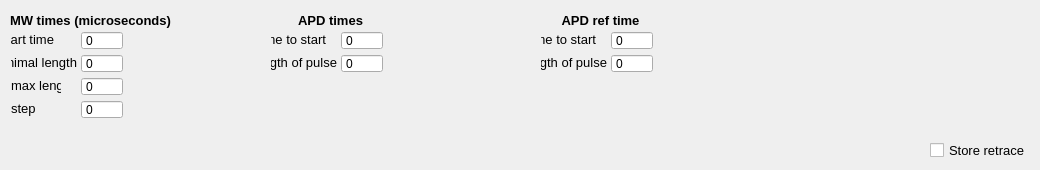
        <widget class="QWidget" name="tab_2">
         <attribute name="title">
          <string>ramsey</string>
         </attribute>
         <widget class="QSpinBox" name="apd_ref_length_ramsey">
          <property name="geometry">
           <rect>
            <x>611</x>
            <y>54</y>
            <width>42</width>
            <height>19</height>
           </rect>
          </property>
          <property name="buttonSymbols">
           <enum>QAbstractSpinBox::NoButtons</enum>
          </property>
          <property name="accelerated">
           <bool>true</bool>
          </property>
          <property name="keyboardTracking">
           <bool>false</bool>
          </property>
          <property name="maximum">
           <number>5000</number>
          </property>
         </widget>
         <widget class="QLabel" name="label_55">
          <property name="geometry">
           <rect>
            <x>541</x>
            <y>31</y>
            <width>55</width>
            <height>16</height>
           </rect>
          </property>
          <property name="font">
           <font>
            <pointsize>10</pointsize>
           </font>
          </property>
          <property name="text">
           <string>time to start</string>
          </property>
          <property name="alignment">
           <set>Qt::AlignRight|Qt::AlignTrailing|Qt::AlignVCenter</set>
          </property>
         </widget>
         <widget class="QLabel" name="label_59">
          <property name="geometry">
           <rect>
            <x>11</x>
            <y>100</y>
            <width>24</width>
            <height>16</height>
           </rect>
          </property>
          <property name="font">
           <font>
            <pointsize>10</pointsize>
           </font>
          </property>
          <property name="text">
           <string>steps</string>
          </property>
          <property name="alignment">
           <set>Qt::AlignLeading|Qt::AlignLeft|Qt::AlignVCenter</set>
          </property>
         </widget>
         <widget class="QSpinBox" name="apd_ref_start_ramsey">
          <property name="geometry">
           <rect>
            <x>611</x>
            <y>31</y>
            <width>42</width>
            <height>19</height>
           </rect>
          </property>
          <property name="buttonSymbols">
           <enum>QAbstractSpinBox::NoButtons</enum>
          </property>
          <property name="accelerated">
           <bool>true</bool>
          </property>
          <property name="keyboardTracking">
           <bool>false</bool>
          </property>
          <property name="maximum">
           <number>5000</number>
          </property>
         </widget>
         <widget class="QLabel" name="label_63">
          <property name="geometry">
           <rect>
            <x>541</x>
            <y>54</y>
            <width>66</width>
            <height>16</height>
           </rect>
          </property>
          <property name="font">
           <font>
            <pointsize>10</pointsize>
           </font>
          </property>
          <property name="text">
           <string>length of pulse</string>
          </property>
          <property name="alignment">
           <set>Qt::AlignRight|Qt::AlignTrailing|Qt::AlignVCenter</set>
          </property>
         </widget>
         <widget class="QLabel" name="label_64">
          <property name="geometry">
           <rect>
            <x>-30</x>
            <y>10</y>
            <width>241</width>
            <height>20</height>
           </rect>
          </property>
          <property name="font">
           <font>
            <pointsize>10</pointsize>
            <weight>75</weight>
            <bold>true</bold>
           </font>
          </property>
          <property name="text">
           <string>MW times (microseconds)</string>
          </property>
          <property name="alignment">
           <set>Qt::AlignCenter</set>
          </property>
         </widget>
         <widget class="QCheckBox" name="storeRetraceConf_7">
          <property name="geometry">
           <rect>
            <x>930</x>
            <y>140</y>
            <width>101</width>
            <height>21</height>
           </rect>
          </property>
          <property name="font">
           <font>
            <pointsize>10</pointsize>
           </font>
          </property>
          <property name="accessibleName">
           <string/>
          </property>
          <property name="inputMethodHints">
           <set>Qt::ImhNone</set>
          </property>
          <property name="text">
           <string>Store retrace</string>
          </property>
         </widget>
         <widget class="QLabel" name="label_65">
          <property name="geometry">
           <rect>
            <x>271</x>
            <y>31</y>
            <width>55</width>
            <height>16</height>
           </rect>
          </property>
          <property name="font">
           <font>
            <pointsize>10</pointsize>
           </font>
          </property>
          <property name="text">
           <string>time to start</string>
          </property>
          <property name="alignment">
           <set>Qt::AlignRight|Qt::AlignTrailing|Qt::AlignVCenter</set>
          </property>
         </widget>
         <widget class="QSpinBox" name="mw_min_len_ramsey">
          <property name="geometry">
           <rect>
            <x>81</x>
            <y>54</y>
            <width>42</width>
            <height>19</height>
           </rect>
          </property>
          <property name="buttonSymbols">
           <enum>QAbstractSpinBox::NoButtons</enum>
          </property>
          <property name="accelerated">
           <bool>true</bool>
          </property>
          <property name="keyboardTracking">
           <bool>false</bool>
          </property>
          <property name="maximum">
           <number>5000</number>
          </property>
         </widget>
         <widget class="QLabel" name="label_66">
          <property name="geometry">
           <rect>
            <x>11</x>
            <y>54</y>
            <width>66</width>
            <height>16</height>
           </rect>
          </property>
          <property name="font">
           <font>
            <pointsize>10</pointsize>
           </font>
          </property>
          <property name="text">
           <string>minimal length</string>
          </property>
          <property name="alignment">
           <set>Qt::AlignRight|Qt::AlignTrailing|Qt::AlignVCenter</set>
          </property>
         </widget>
         <widget class="QSpinBox" name="apd_length_ramsey">
          <property name="geometry">
           <rect>
            <x>341</x>
            <y>54</y>
            <width>42</width>
            <height>19</height>
           </rect>
          </property>
          <property name="buttonSymbols">
           <enum>QAbstractSpinBox::NoButtons</enum>
          </property>
          <property name="accelerated">
           <bool>true</bool>
          </property>
          <property name="keyboardTracking">
           <bool>false</bool>
          </property>
          <property name="maximum">
           <number>5000</number>
          </property>
         </widget>
         <widget class="QSpinBox" name="mw_max_len_ramsey">
          <property name="geometry">
           <rect>
            <x>81</x>
            <y>77</y>
            <width>42</width>
            <height>19</height>
           </rect>
          </property>
          <property name="sizePolicy">
           <sizepolicy hsizetype="Expanding" vsizetype="Fixed">
            <horstretch>0</horstretch>
            <verstretch>0</verstretch>
           </sizepolicy>
          </property>
          <property name="buttonSymbols">
           <enum>QAbstractSpinBox::NoButtons</enum>
          </property>
          <property name="accelerated">
           <bool>true</bool>
          </property>
          <property name="keyboardTracking">
           <bool>false</bool>
          </property>
          <property name="maximum">
           <number>5000</number>
          </property>
         </widget>
         <widget class="QLabel" name="label_67">
          <property name="geometry">
           <rect>
            <x>11</x>
            <y>31</y>
            <width>43</width>
            <height>16</height>
           </rect>
          </property>
          <property name="font">
           <font>
            <pointsize>10</pointsize>
           </font>
          </property>
          <property name="text">
           <string>start time</string>
          </property>
          <property name="alignment">
           <set>Qt::AlignRight|Qt::AlignTrailing|Qt::AlignVCenter</set>
          </property>
         </widget>
         <widget class="QLabel" name="label_70">
          <property name="geometry">
           <rect>
            <x>271</x>
            <y>54</y>
            <width>66</width>
            <height>16</height>
           </rect>
          </property>
          <property name="font">
           <font>
            <pointsize>10</pointsize>
           </font>
          </property>
          <property name="text">
           <string>length of pulse</string>
          </property>
          <property name="alignment">
           <set>Qt::AlignRight|Qt::AlignTrailing|Qt::AlignVCenter</set>
          </property>
         </widget>
         <widget class="QSpinBox" name="mw_steps_ramsey">
          <property name="geometry">
           <rect>
            <x>81</x>
            <y>100</y>
            <width>42</width>
            <height>19</height>
           </rect>
          </property>
          <property name="sizePolicy">
           <sizepolicy hsizetype="Expanding" vsizetype="Fixed">
            <horstretch>0</horstretch>
            <verstretch>0</verstretch>
           </sizepolicy>
          </property>
          <property name="buttonSymbols">
           <enum>QAbstractSpinBox::NoButtons</enum>
          </property>
          <property name="accelerated">
           <bool>true</bool>
          </property>
          <property name="keyboardTracking">
           <bool>false</bool>
          </property>
          <property name="maximum">
           <number>5000</number>
          </property>
         </widget>
         <widget class="QSpinBox" name="apd_start_ramsey">
          <property name="geometry">
           <rect>
            <x>341</x>
            <y>31</y>
            <width>42</width>
            <height>19</height>
           </rect>
          </property>
          <property name="buttonSymbols">
           <enum>QAbstractSpinBox::NoButtons</enum>
          </property>
          <property name="accelerated">
           <bool>true</bool>
          </property>
          <property name="keyboardTracking">
           <bool>false</bool>
          </property>
          <property name="maximum">
           <number>5000</number>
          </property>
         </widget>
         <widget class="QLabel" name="label_71">
          <property name="geometry">
           <rect>
            <x>210</x>
            <y>10</y>
            <width>241</width>
            <height>20</height>
           </rect>
          </property>
          <property name="font">
           <font>
            <pointsize>10</pointsize>
            <weight>75</weight>
            <bold>true</bold>
           </font>
          </property>
          <property name="text">
           <string>APD times</string>
          </property>
          <property name="alignment">
           <set>Qt::AlignCenter</set>
          </property>
         </widget>
         <widget class="QLabel" name="label_38">
          <property name="geometry">
           <rect>
            <x>11</x>
            <y>77</y>
            <width>50</width>
            <height>16</height>
           </rect>
          </property>
          <property name="font">
           <font>
            <pointsize>10</pointsize>
           </font>
          </property>
          <property name="text">
           <string>max length</string>
          </property>
          <property name="alignment">
           <set>Qt::AlignLeading|Qt::AlignLeft|Qt::AlignVCenter</set>
          </property>
         </widget>
         <widget class="QLabel" name="label_72">
          <property name="geometry">
           <rect>
            <x>480</x>
            <y>10</y>
            <width>241</width>
            <height>20</height>
           </rect>
          </property>
          <property name="font">
           <font>
            <pointsize>10</pointsize>
            <weight>75</weight>
            <bold>true</bold>
           </font>
          </property>
          <property name="text">
           <string>APD ref time</string>
          </property>
          <property name="alignment">
           <set>Qt::AlignCenter</set>
          </property>
         </widget>
         <widget class="QSpinBox" name="mw_start_time_ramsey">
          <property name="geometry">
           <rect>
            <x>81</x>
            <y>31</y>
            <width>42</width>
            <height>19</height>
           </rect>
          </property>
          <property name="buttonSymbols">
           <enum>QAbstractSpinBox::NoButtons</enum>
          </property>
          <property name="accelerated">
           <bool>true</bool>
          </property>
          <property name="keyboardTracking">
           <bool>false</bool>
          </property>
          <property name="maximum">
           <number>5000</number>
          </property>
         </widget>
        </widget>
